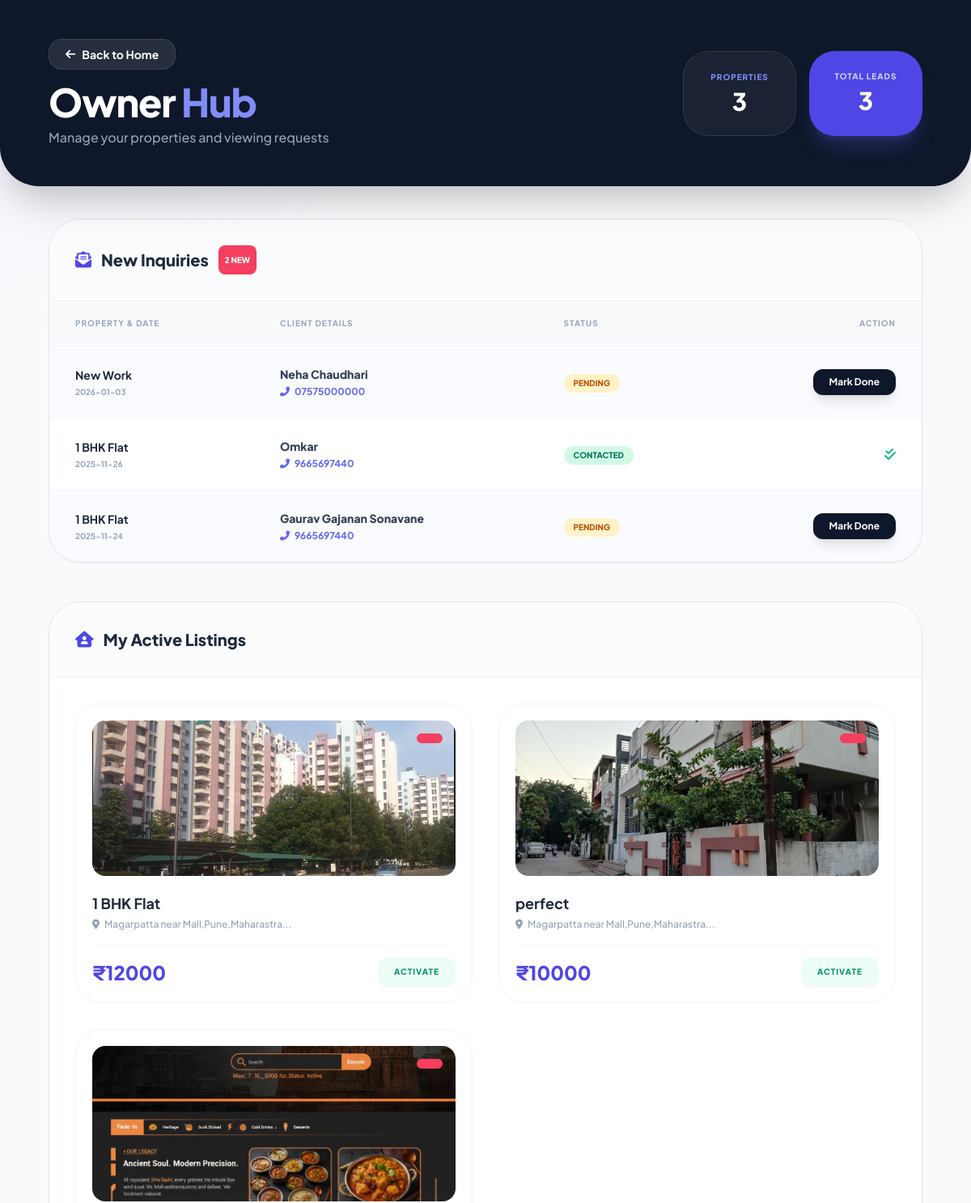
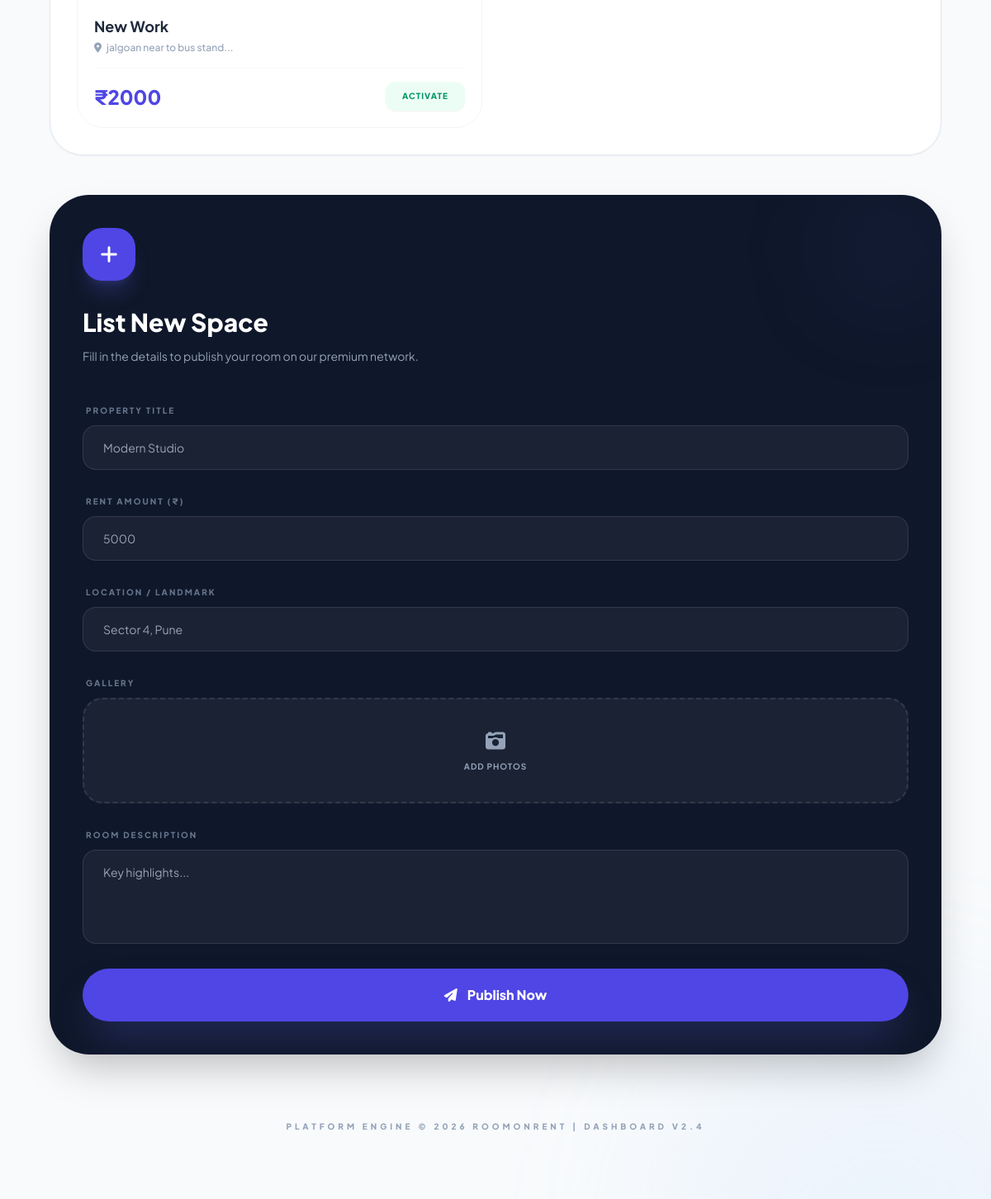
The page /owner (signed in) on the database its author committed (2 pictures, top to bottom).
### tables this page shows
CREATE TABLE bookings (
                id INTEGER PRIMARY KEY AUTOINCREMENT,
                room_id INTEGER,
                user_id INTEGER,
                full_name TEXT NOT NULL,
                contact_email TEXT NOT NULL,
                contact_phone TEXT NOT NULL,
                preferred_time TEXT,
                timestamp DATETIME DEFAULT CURRENT_TIMESTAMP,
                status TEXT DEFAULT 'New',
                FOREIGN KEY(room_id) REFERENCES rooms(id),
                FOREIGN KEY(user_id) REFERENCES users(id)
            );

CREATE TABLE rooms (
                id INTEGER PRIMARY KEY AUTOINCREMENT,
                title TEXT NOT NULL,
                description TEXT,
                rent INTEGER,
                address TEXT,
                image_filename TEXT,
                owner_id INTEGER,
                availability TEXT DEFAULT 'Available',
                amenities TEXT DEFAULT '', -- COLUMN for Chatbot Search
                FOREIGN KEY(owner_id) REFERENCES users(id)
            );

### app.py (the view)
@app.route('/owner')
def owner():
    if "user_id" not in session:
        return redirect(url_for("login"))
    user_id = session["user_id"]
    with get_db() as con:
        user = con.execute("SELECT role FROM users WHERE id=?", (user_id,)).fetchone()
    if not user or user["role"].lower() != "owner":
        flash("Access denied! Only owners can view dashboard.")
        return redirect(url_for("index"))
    with get_db() as con:
        rooms = con.execute(
            "SELECT id, title, description, rent, address, image_filename, availability, amenities FROM rooms WHERE owner_id=?",
            (user_id,)
        ).fetchall()
        bookings = con.execute("""
            SELECT b.id, b.full_name, b.contact_email, b.contact_phone, b.preferred_time,
                     b.timestamp, b.status, r.title AS room_title, r.address, r.id AS room_id
            FROM bookings b
            JOIN rooms r ON b.room_id = r.id
            WHERE r.owner_id = ?
            ORDER BY b.timestamp DESC
        """, (user_id,)).fetchall()
        new_booking_count = con.execute("""
            SELECT COUNT(b.id)
            FROM bookings b JOIN rooms r ON b.room_id = r.id
            WHERE r.owner_id = ? AND b.status = 'New'
        """, (user_id,)).fetchone()[0]
    return render_template("owner.html", rooms=rooms, bookings=bookings, new_booking_count=new_booking_count)

### app.py (called while the page is built)
def get_db():
    con = sqlite3.connect("app.db")
    con.row_factory = sqlite3.Row
    return con

### templates/owner.html (shortened to what this page needs)
<!DOCTYPE html>
<html lang="en">
<head>
    <script src="https://cdn.tailwindcss.com"></script>
    <link rel="stylesheet" href="https://cdnjs.cloudflare.com/ajax/libs/font-awesome/6.4.2/css/all.min.css">
</head>
<body class="bg-[#F8FAFC] font-sans min-h-screen pb-20 overflow-x-hidden selection:bg-indigo-100">
    <div class="fixed inset-0 -z-10 overflow-hidden pointer-events-none">
        <div class="absolute bottom-[-10%] right-[-10%] w-[500px] h-[500px] bg-blue-200/20 rounded-full mix-blend-multiply filter blur-[100px] animate-pulse"></div>
    </div>
    <div class="bg-slate-900 text-white py-12 px-[5%] mb-10 relative rounded-b-[3rem] shadow-2xl">
        <div class="max-w-7xl mx-auto flex flex-col md:flex-row justify-between items-center gap-6">
            <div class="text-center md:text-left">
                <a href="{{ url_for('index') }}" class="inline-flex items-center gap-2 bg-white/10 hover:bg-white/20 px-5 py-2 rounded-2xl text-sm font-bold transition mb-4 no-underline text-white border border-white/10 backdrop-blur-md">
                    <i class="fas fa-arrow-left"></i> Back to Home
                </a>
                <h1 class="text-4xl md:text-5xl font-extrabold tracking-tight">Owner <span class="text-indigo-400">Hub</span></h1>
                <p class="text-slate-400 mt-2 font-medium">Manage your properties and viewing requests</p>
            </div>
            <div class="flex gap-4">
                <div class="bg-white/5 border border-white/10 backdrop-blur-md p-6 rounded-[2rem] flex flex-col items-center min-w-[140px]">
                    <span class="text-[10px] font-black uppercase tracking-widest text-indigo-400">Properties</span>
                    <span class="text-3xl font-black mt-1">{{ rooms|length }}</span>
                </div>
                <div class="bg-indigo-600 p-6 rounded-[2rem] shadow-xl shadow-indigo-500/20 flex flex-col items-center min-w-[140px]">
                    <span class="text-[10px] font-black uppercase tracking-widest text-indigo-200">Total Leads</span>
                    <span class="text-3xl font-black mt-1">{{ bookings|length }}</span>
                </div>
            </div>
        </div>
    </div>
    <div class="max-w-7xl mx-auto px-[5%]">
        <div class="grid grid-cols-1 xl:grid-cols-3 gap-12">
            <div class="xl:col-span-2 space-y-12">
                <section class="bg-white rounded-[2.5rem] border border-slate-200 overflow-hidden shadow-sm hover:shadow-md transition-shadow">
                    <div class="p-8 border-b border-slate-100 bg-slate-50/50 flex justify-between items-center">
                        <h2 class="text-xl font-black text-slate-800 flex items-center gap-3">
                            <i class="fas fa-envelope-open-text text-indigo-600"></i> New Inquiries
                            {% if new_booking_count and new_booking_count > 0 %}
                                <span class="bg-rose-500 text-white text-[10px] px-2 py-1 rounded-lg animate-pulse">{{ new_booking_count }} NEW</span>
                            {% endif %}
                        </h2>
                    </div>
                    <div class="overflow-x-auto">
                        {% if bookings %}
                        <table class="w-full text-left">
                            <thead class="bg-slate-50 text-slate-400 text-[10px] font-black uppercase tracking-widest border-b border-slate-100">
                                <tr>
                                    <th class="px-8 py-5">Property & Date</th>
                                    <th class="px-6 py-5">Client Details</th>
                                    <th class="px-6 py-5">Status</th>
                                    <th class="px-8 py-5 text-right">Action</th>
                                </tr>
                            </thead>
                            <tbody class="divide-y divide-slate-100">
                                {% for booking in bookings %}
                                <tr class="hover:bg-slate-50/80 transition-colors {{ 'bg-indigo-50/30' if booking['status'] == 'New' }}">
                                    <td class="px-8 py-6">
                                        <div class="font-bold text-slate-800 text-sm">{{ booking['room_title'] }}</div>
                                        <div class="text-[10px] text-slate-400 font-bold mt-1 uppercase">{{ booking['timestamp'].split(' ')[0] }}</div>
                                    </td>
                                    <td class="px-6 py-6">
                                        <div class="text-sm font-black text-slate-700">{{ booking['full_name'] }}</div>
                                        <div class="text-xs text-indigo-500 font-bold mt-1"><i class="fas fa-phone-alt mr-1"></i> {{ booking['contact_phone'] }}</div>
                                    </td>
                                    <td class="px-6 py-6">
                                        {% if booking['status'] == 'New' %}
                                            <span class="inline-flex items-center gap-1.5 py-1 px-3 rounded-full bg-amber-100 text-amber-700 text-[10px] font-black uppercase">Pending</span>
                                        {% else %}
                                            <span class="inline-flex items-center gap-1.5 py-1 px-3 rounded-full bg-emerald-100 text-emerald-700 text-[10px] font-black uppercase">Contacted</span>
                                        {% endif %}
                                    </td>
                                    <td class="px-8 py-6 text-right">
                                        {% if booking['status'] == 'New' %}
                                            <form action="{{ url_for('mark_contacted', booking_id=booking['id']) }}" method="post">
                                                <button type="submit" class="bg-slate-900 text-white px-5 py-2 rounded-xl text-xs font-bold hover:bg-indigo-600 transition shadow-lg">Mark Done</button>
                                            </form>
                                        {% else %}
                                            <i class="fas fa-check-double text-emerald-500"></i>
                                        {% endif %}
                                    </td>
                                </tr>
                                {% endfor %}
                            </tbody>
                        </table>
                        {% else %}
                            <div class="py-20 text-center text-slate-400 italic">No viewing requests yet.</div>
                        {% endif %}
                    </div>
                </section>
                <section class="bg-white rounded-[2.5rem] border border-slate-200 shadow-sm overflow-hidden">
                    <div class="p-8 border-b border-slate-100 bg-slate-50/50">
                        <h2 class="text-xl font-black text-slate-800 flex items-center gap-3">
                            <i class="fas fa-house-user text-indigo-600"></i> My Active Listings
                        </h2>
                    </div>
                    <div class="grid grid-cols-1 md:grid-cols-2 gap-8 p-8">
                        {% for room in rooms %}
                        <div class="group border border-slate-100 rounded-[2rem] p-5 hover:border-indigo-100 transition-all duration-300 hover:shadow-xl relative overflow-hidden bg-white">
                            <div class="relative h-48 rounded-2xl overflow-hidden mb-5">
                                <img src="{{ url_for('static', filename='uploads/' + (room[5] if room[5] else 'default.jpg')) }}" class="w-full h-full object-cover group-hover:scale-110 transition duration-700">
                                <div class="absolute top-4 right-4 px-4 py-1.5 rounded-full text-[10px] font-black uppercase tracking-widest text-white shadow-2xl {{ 'bg-emerald-500' if room[7]=='Available' else 'bg-rose-500' }}">
                                </div>
                            </div>
                            <h3 class="font-bold text-slate-800 text-lg truncate mb-1">{{ room[1] }}</h3>
                            <p class="text-slate-400 text-xs font-medium mb-4"><i class="fas fa-location-dot mr-1"></i> {{ room[4][:40] }}...</p>
                            <div class="flex justify-between items-center pt-4 border-t border-slate-50">
                                <span class="text-2xl font-black text-indigo-600">₹{{ room[3] }}</span>
                                <form action="{{ url_for('toggle_availability', room_id=room[0]) }}" method="POST">
                                    <button type="submit" class="text-[10px] font-black uppercase tracking-widest px-5 py-2.5 rounded-xl transition-all shadow-sm {{ 'bg-rose-50 text-rose-600 hover:bg-rose-600 hover:text-white' if room[7]=='Available' else 'bg-emerald-50 text-emerald-600 hover:bg-emerald-600 hover:text-white' }}">
                                        {{ 'Deactivate' if room[7] == 'Available' else 'Activate' }}
                                    </button>
                                </form>
                            </div>
                        </div>
                        {% endfor %}
                    </div>
                </section>
            </div>
            <div class="space-y-8">
                <section class="bg-slate-900 rounded-[3rem] p-10 text-white shadow-2xl sticky top-10 overflow-hidden">
                    <div class="absolute top-0 right-0 w-32 h-32 bg-indigo-500/10 rounded-full blur-3xl"></div>
                    <div class="relative z-10">
                        <div class="w-16 h-16 bg-indigo-600 rounded-[1.5rem] flex items-center justify-center mb-8 shadow-xl shadow-indigo-500/20">
                            <i class="fas fa-plus text-2xl"></i>
                        </div>
                        <h2 class="text-3xl font-black mb-3">List New Space</h2>
                        <p class="text-slate-400 text-sm mb-10 leading-relaxed">Fill in the details to publish your room on our premium network.</p>
                        <form action="{{ url_for('add_room') }}" method="POST" enctype="multipart/form-data" class="space-y-6">
                            <div class="space-y-2">
                                <label class="text-[10px] font-black uppercase tracking-[0.2em] text-slate-500 ml-1">Property Title</label>
                                <input type="text" name="title" required class="w-full bg-white/5 border border-white/10 rounded-2xl px-6 py-4 text-sm focus:ring-2 focus:ring-indigo-500 focus:bg-white focus:text-slate-900 outline-none transition-all" placeholder="Modern Studio">
                            </div>
                            <div class="space-y-2">
                                <label class="text-[10px] font-black uppercase tracking-[0.2em] text-slate-500 ml-1">Rent Amount (₹)</label>
                                <input type="number" name="rent" required class="w-full bg-white/5 border border-white/10 rounded-2xl px-6 py-4 text-sm focus:ring-2 focus:ring-indigo-500 focus:bg-white focus:text-slate-900 outline-none transition-all" placeholder="5000">
                            </div>
                            <div class="space-y-2">
                                <label class="text-[10px] font-black uppercase tracking-[0.2em] text-slate-500 ml-1">Location / Landmark</label>
                                <input type="text" name="address" required class="w-full bg-white/5 border border-white/10 rounded-2xl px-6 py-4 text-sm focus:ring-2 focus:ring-indigo-500 focus:bg-white focus:text-slate-900 outline-none transition-all" placeholder="Sector 4, Pune">
                            </div>
                            <div class="space-y-2">
                                <label class="text-[10px] font-black uppercase tracking-[0.2em] text-slate-500 ml-1">Gallery</label>
                                <label class="group flex flex-col items-center justify-center w-full h-32 bg-white/5 border-2 border-dashed border-white/10 rounded-3xl cursor-pointer hover:bg-white/10 hover:border-indigo-500 transition-all">
                                    <div class="flex flex-col items-center justify-center text-slate-400 group-hover:text-indigo-400">
                                        <i class="fas fa-camera-retro text-2xl mb-2"></i>
                                        <p class="text-[10px] font-bold uppercase tracking-widest" id="file-count">Add Photos</p>
                                    </div>
                                </label>
                            </div>
                            <div class="space-y-2">
                                <label class="text-[10px] font-black uppercase tracking-[0.2em] text-slate-500 ml-1">Room Description</label>
                                <textarea name="description" required rows="4" class="w-full bg-white/5 border border-white/10 rounded-2xl px-6 py-4 text-sm focus:ring-2 focus:ring-indigo-500 focus:bg-white focus:text-slate-900 outline-none transition-all resize-none" placeholder="Key highlights..."></textarea>
                            </div>
                            <button type="submit" class="w-full bg-indigo-600 hover:bg-indigo-700 text-white py-5 rounded-[2rem] font-black shadow-2xl shadow-indigo-500/30 transition-all transform active:scale-95 flex items-center justify-center gap-3 group">
                                <i class="fas fa-paper-plane group-hover:translate-x-1 group-hover:-translate-y-1 transition-transform"></i>
                                Publish Now
                            </button>
                        </form>
                    </div>
                </section>
            </div>
        </div>
    </div>
    <p class="text-center mt-20 text-slate-400 text-[10px] font-black uppercase tracking-[0.4em]">
        Platform Engine &copy; 2026 RoomOnRent | Dashboard v2.4
    </p>
</body>
</html>

### rows shown on the page
bookings: room_title "New Work", timestamp "2026-01-03", full_name "Neha Chaudhari", contact_phone "07575000000", status "PENDING"
bookings: room_title "1 BHK Flat", timestamp "2025-11-26", full_name "Omkar", contact_phone "9665697440", status "CONTACTED"
bookings: room_title "1 BHK Flat", timestamp "2025-11-24", full_name "Gaurav Gajanan Sonavane", contact_phone "9665697440", status "PENDING"
rooms: image_filename (picture), title "1 BHK Flat", address "Magarpatta near Mall,Pune,Maharastra", rent "12000", amenities "ACTIVATE"
rooms: image_filename (picture), title "perfect", address "Magarpatta near Mall,Pune,Maharastra", rent "10000", amenities "ACTIVATE"
rooms: image_filename (picture), title "New Work", address "jalgoan near to bus stand", rent "2000", amenities "ACTIVATE"

### other values the page prints
{{ rooms|length }} "3"
{{ bookings|length }} "3"
{{ new_booking_count }} "2"
